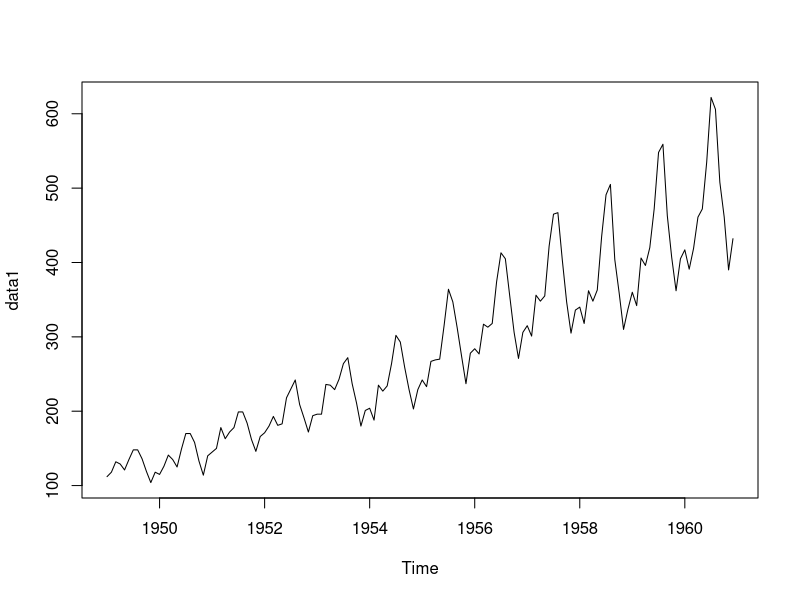
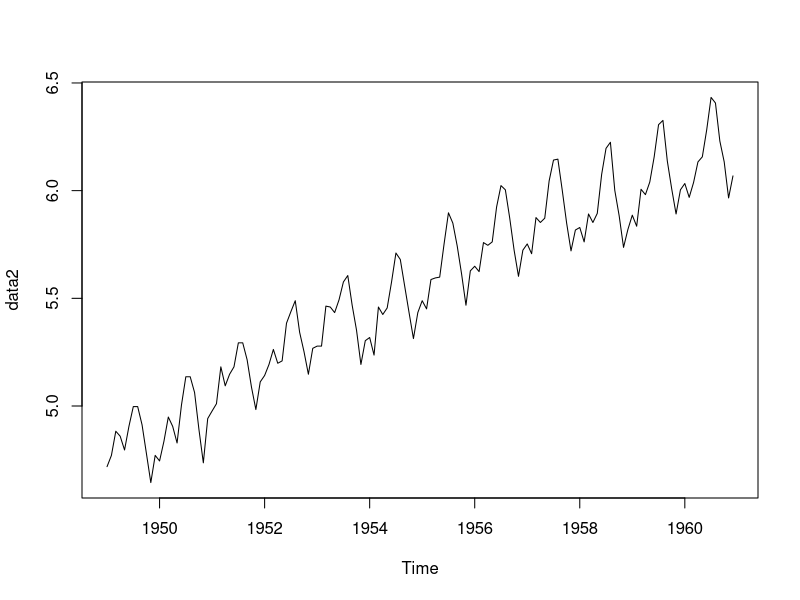
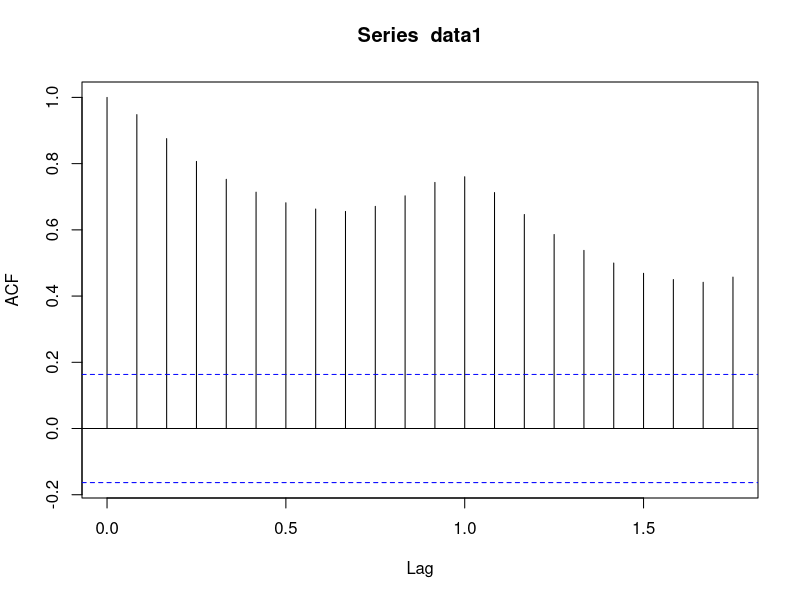
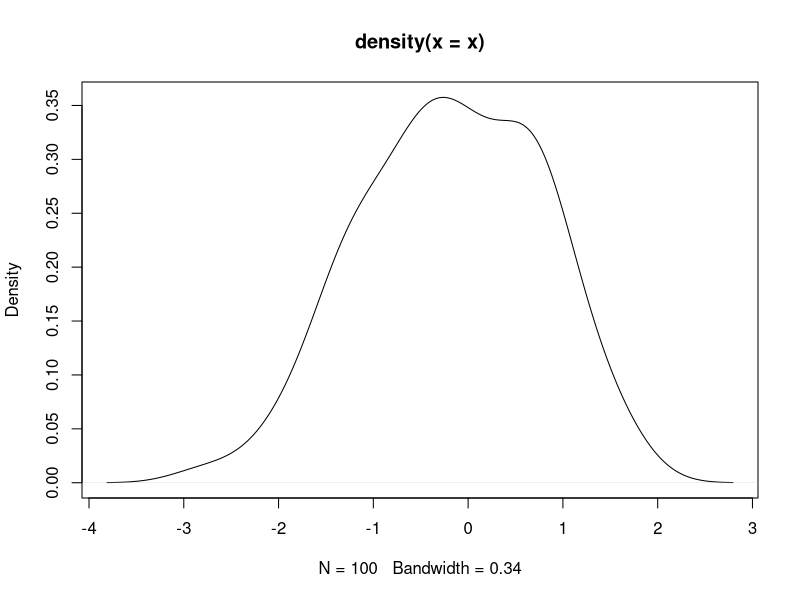
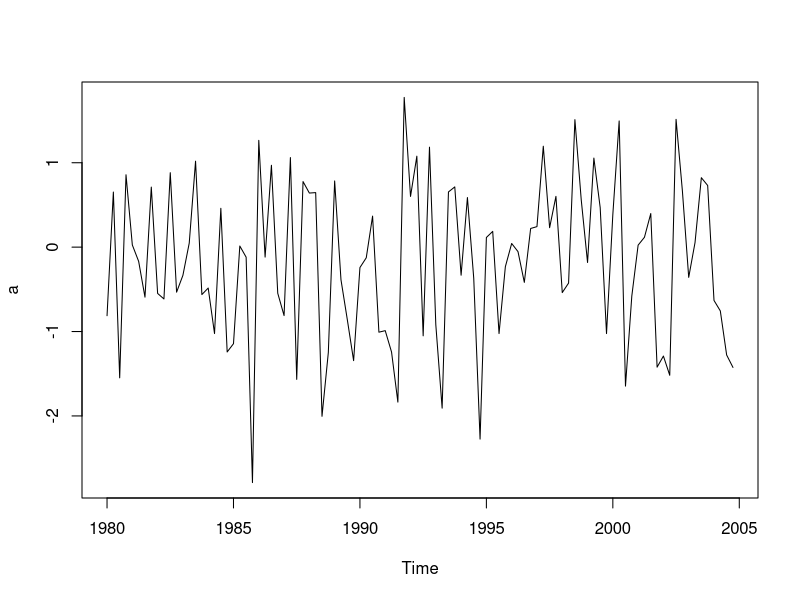
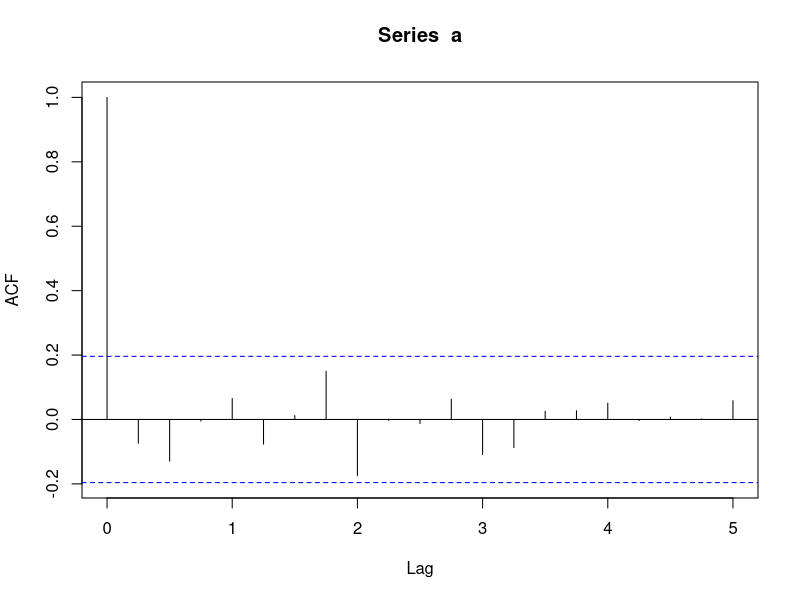
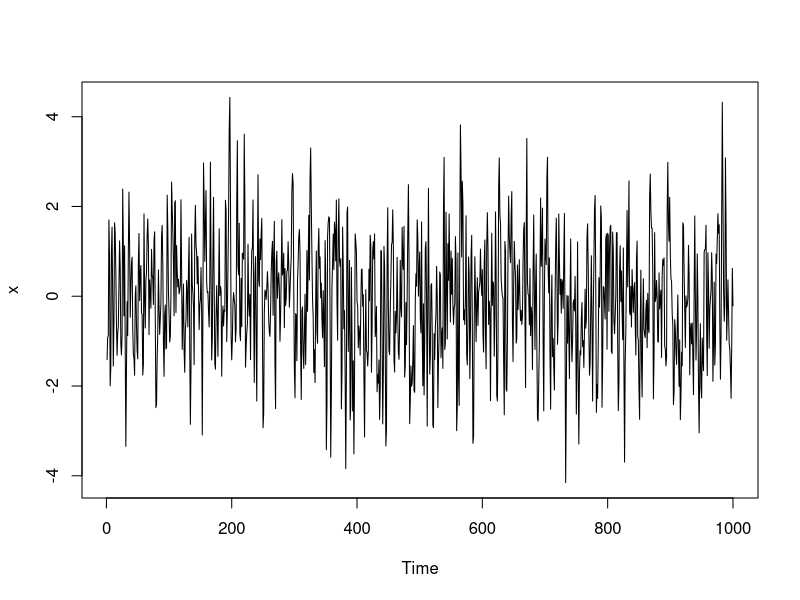
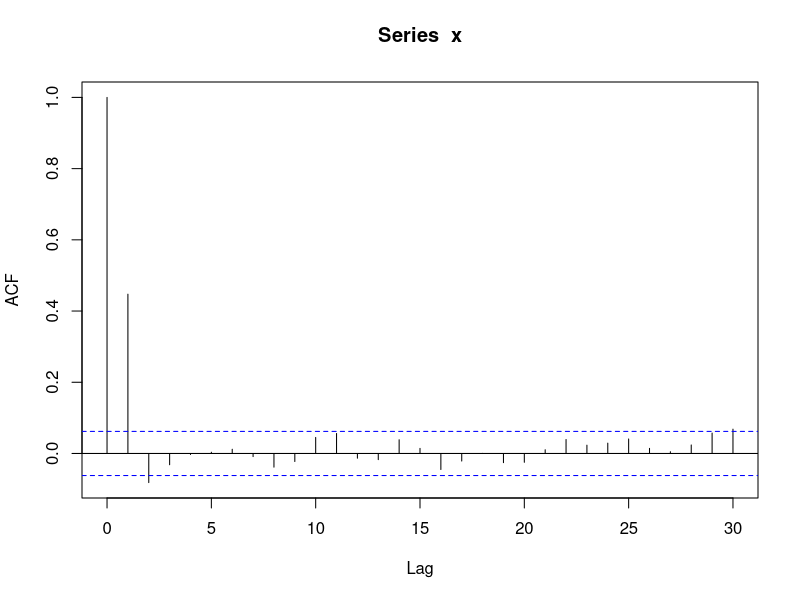

Source code (R) for these figures, in order:
data1<-AirPassengers
data1

plot(data1) # Tracé de la série temporelle

#D'après le tracé, cette série est à variance non constante. Cette variance augmente avec le temps. 
# Il s'agit donc d'un modèle multiplicatif. Il faut le transformer pour obtenir un modèle additif

data2<-log(data1)
data2
plot(data2) # On obtient ainsi une série à variance stabilisée.

#Simulation de la fonction d'autocorrélation avec acf
phi<-acf(data1)
phi

# Simulation d'un bruit blanc

# Echantillon gaussien centré reduit de taille 100

x<-rnorm(100)
plot(density(x))

#Conversion des données x en série temporelle à l'aide de la fonction ts
a<-ts(x, 1980,f=4)
plot(a)
a

# Autocorrélation 
acf(a)
# Puisque x est un échantillon de la loi normale centrée reduite, x est un bruit blanc

#SIMULATION D'UNE MA(1): x(t)=teta*epsilon(t-1)+epsilon(t); epsilon(t)~BB(0,sigma²) teta=0.9

# Pour se faire on utilise la fonction arima.sim

x<-arima.sim(list(ar=0, ma=0.9), 1000)
x
plot(x)
figma<-acf(x)
figma
#Si après simulation d'une série temporelle et que l'on obtient une figure similaire à
#figma, on conclut que la série peut etre une moyenne mobile
#ci.type

#SIMULATION D'UNE MA(2)

x<-arima.sim(list(ar=0, ma=c(0.9, 0.8)), 1000)
plot(x)
figma<-acf(x, ci.type='ma')
figma

#RETOUR AU DONNEES SUR LES PASSAGERS

acf(data2)

plot(data1)
acf(data1) # Intervalle de confiance pour un bruit blanc
acf(data1, ci.type='ma') # Invalle de confiance pour une moyenne mobile

# Après la stabilisation de la variance

plot(data2)
acf(data2)
acf(data2, ci.type='ma')

# Elimination de la tendance

dif1data2<-diff(data2)
dif1data2
plot(dif1data2) # Série sans tendance

acf(dif1data2, ci.type='ma') # On ne peut pas conclure qu'il y a une moyenne mobile dans la série

# Elimination de la saisonnalité à l'aide de la différence d'ordre 12

dif12data2<-diff(dif1data2, 12)
dif12data2
plot(dif12data2)
acf(dif12data2, ci.type='ma')


# DECOMPOSITION D'UNE SERIE ADDITIVE

Md<-decompose(data2, type="additive")
plot(Md)

Mm<-decompose(data2, type="multiplicative")
plot(Mm)

